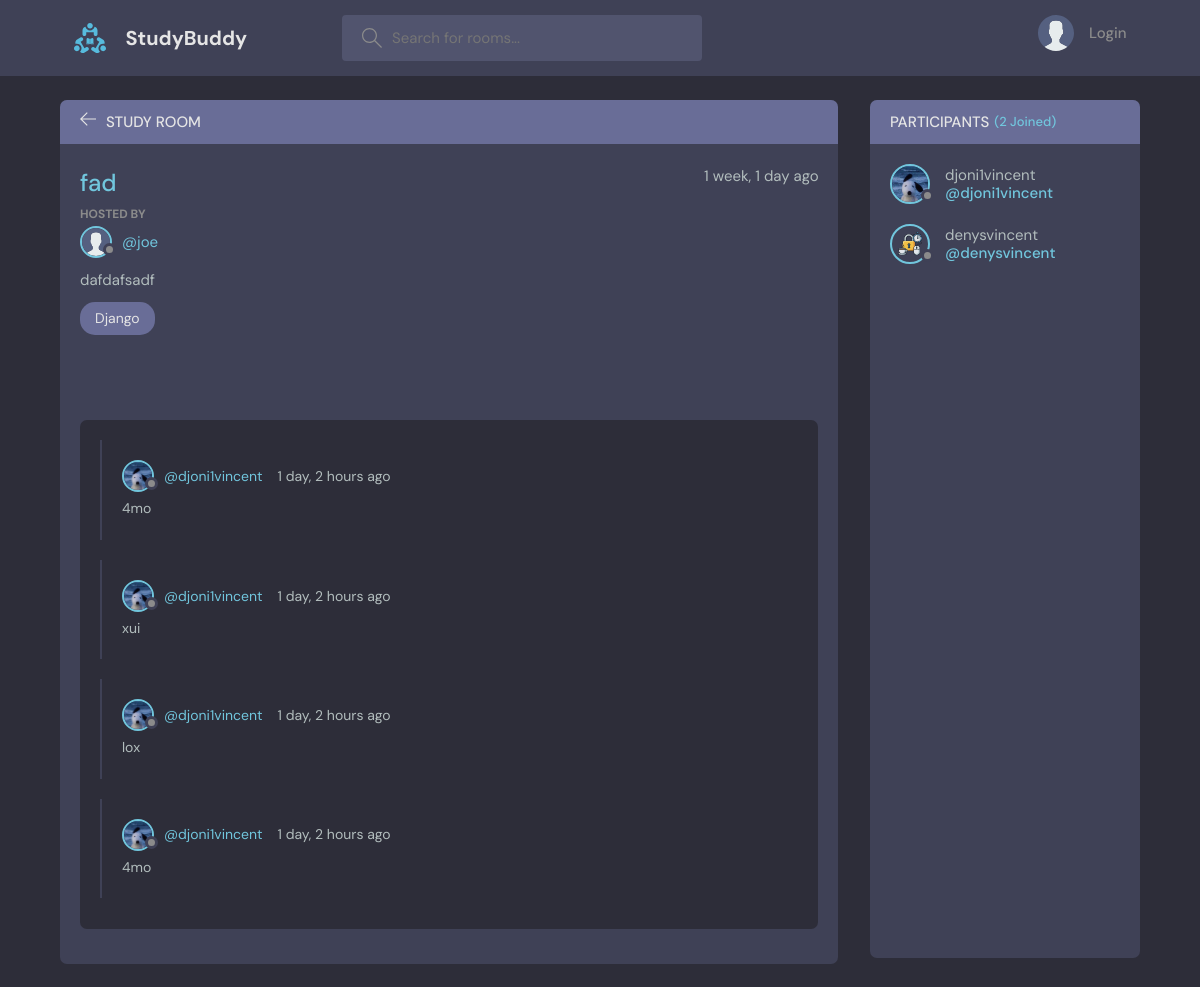
The app's page /room/10/, older data.
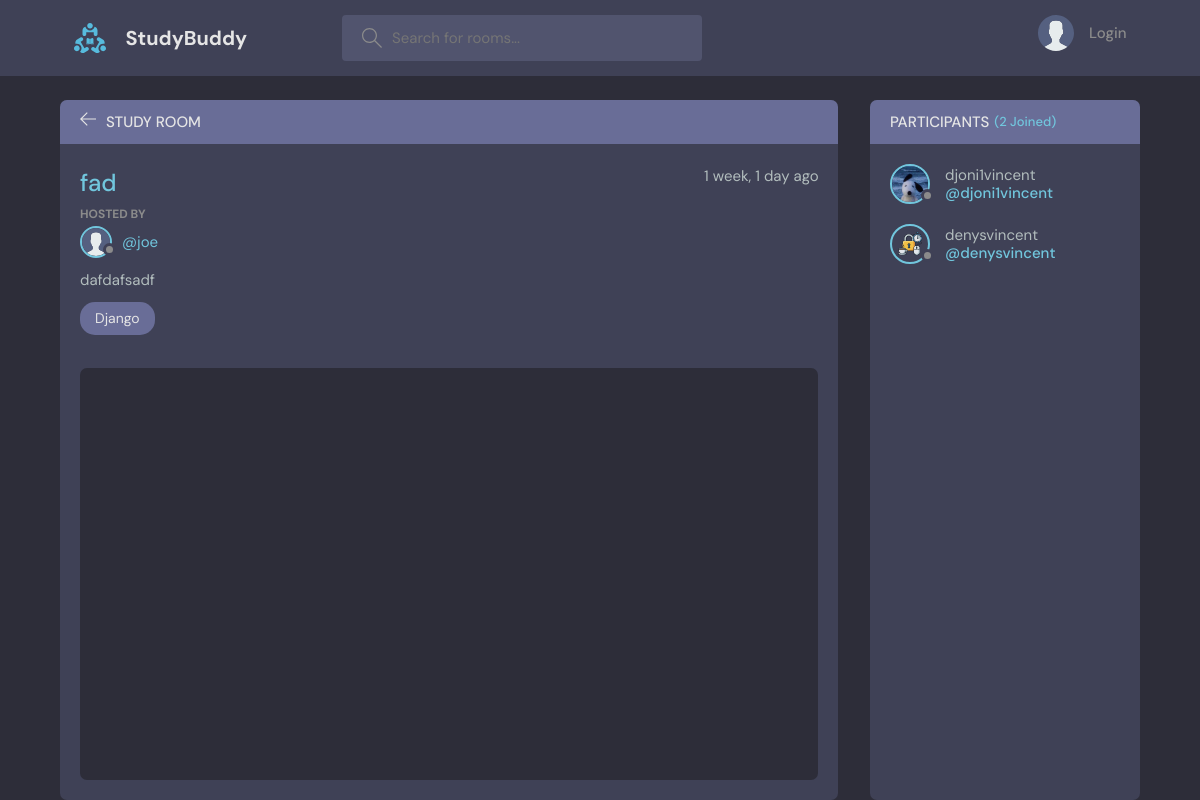
The same page, newer data.
### base/models.py (models this page shows, shortened)
class Message(models.Model):
    user = models.ForeignKey(User, on_delete=models.CASCADE)
    room = models.ForeignKey(Room, on_delete=models.CASCADE)
    body = models.TextField()
    updated_at = models.DateTimeField(auto_now=True)
    created_at = models.DateTimeField(auto_now_add=True)
    class Meta:
        ordering = ["-updated_at", "-created_at"]

class Profile(models.Model):
    user = models.OneToOneField(User, on_delete=models.CASCADE)
    avatar = models.ImageField(upload_to="avatars/", blank=True, null=True)
    bio = models.TextField(blank=True, null=True)

### base/views.py (the view)
# urls.py: path("room/<str:pk>/", views.room, name="room"),
def room(request, pk):
    room = Room.objects.get(id=pk)
    messages = room.message_set.all().order_by("-created_at")
    participants = room.participants.all()
    if request.user.is_authenticated:
        form = CommentForm()
        if request.method == "POST":
            form = CommentForm(request.POST)
            if form.is_valid():
                message = form.save(commit=False)
                message.user = request.user
                message.room = room
                message.save()
                room.participants.add(request.user)
                return redirect("room", room.id)
    else:
        form = CommentForm()
    context = {
        "room": room,
        "comments": messages,
        "form": form,
        "participants": participants,
    }
    return render(request, "base/room.html", context)

### base/forms.py
class CommentForm(ModelForm):
    class Meta:
        model = Message
        fields = ["body"]
        widgets = {"body": forms.Textarea(attrs={"rows": 2, "cols": 20})}

### base/templates/base/room.html (shortened to what the changed rows need)
{% extends "main.html" %}
{% load static %}
{% block content %}
<main class="profile-page layout layout--2">
    <div class="container">
        <div class="room">
            <div class="room__box scroll">
                <div class="room__conversation">
                    <div class="threads scroll">
                        {% for message in comments %}
                        <div class="thread">
                            <div class="thread__top">
                                <div class="thread__author">
                                    <a href="{% url 'user-profile' message.user.username %}" class="thread__authorInfo">
                                        <div class="avatar avatar--small">
                                            {% if message.user.profile.avatar %}
                                                <img src="{{ message.user.profile.avatar.url }}" />
                                            {% else %}
                                                <img src="{% static 'images/avatar.svg' %}" />
                                            {% endif %}
                                        </div>
                                        <span>@{{ message.user.username }}</span>
                                    </a>
                                    <span class="thread__date">{{ message.created_at|timesince }} ago</span>
                                </div>
                            </div>
                            <div class="thread__details">
                                {{ message.body }}
                            </div>
                        </div>
                        {% endfor %}
                    </div>
                </div>
            </div>
        </div>
        <div class="participants">
            <div class="participants__list scroll">
                {% for user in participants %}
                <a href="{% url 'user-profile' user.username %}" class="participant">
                    <div class="avatar avatar--medium">
                        {% if user.profile.avatar %}
                            <img src="{{ user.profile.avatar.url }}" />
                        {% else %}
                            <img src="{% static 'images/avatar.svg' %}" />
                        {% endif %}
                    </div>
                    <p>
                        {{ user.username }}
                        <span>@{{ user.username }}</span>
                    </p>
                </a>
                {% endfor %}
            </div>
        </div>
    </div>
</main>
{% endblock content %}

Row changes from the older to the newer data that the page shows:
removed Message: user.profile.avatar (picture), user.username "djoni1vincent", created_at "1 day, 2 hours", body "4mo"
removed Message: user.profile.avatar (picture), user.username "djoni1vincent", created_at "1 day, 2 hours", body "xui"
removed Message: user.profile.avatar (picture), user.username "djoni1vincent", created_at "1 day, 2 hours", body "lox"
removed Message: user.profile.avatar (picture), user.username "djoni1vincent", created_at "1 day, 2 hours", body "4mo"
